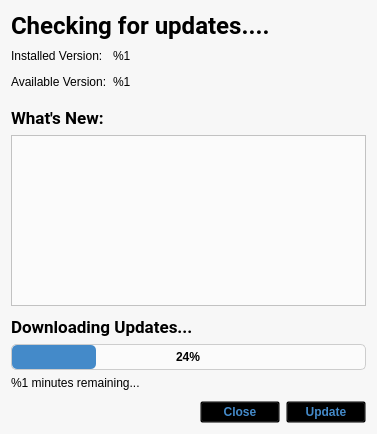
<?xml version="1.0" encoding="UTF-8"?>
<ui version="4.0">
 <class>UpdaterWindow</class>
 <widget class="QWidget" name="UpdaterWindow">
  <property name="geometry">
   <rect>
    <x>0</x>
    <y>0</y>
    <width>377</width>
    <height>434</height>
   </rect>
  </property>
  <property name="windowTitle">
   <string/>
  </property>
  <property name="styleSheet">
   <string notr="true">QWidget {
   font: 13pt &quot;Roboto&quot;;
   background-color: rgb(247, 247, 247);
}

QTextBrowser {
   color: rgb(117, 117, 117);
   border-color: rgb(205, 205, 205);
   background-color: rgb(251, 251, 251);
}

QProgressBar {
   height: 24px;
   font-weight: bold;
   border-radius: 5px;
   border: 1px solid rgb(205, 205, 205);
   background-color: rgb(251, 251, 251);
}

QProgressBar::chunk{
   border-radius: 5px;
   background-color: rgb(68, 138, 201);
}

QPushButton {
   font-weight: bold;
   border-width: 0px;
   color: rgb(68, 138, 201);
   background-color: transparent;
}

QPushButton:!enabled {
   color: rgb(117, 117, 117);
}

QPushButton:hover:!pressed {
   color: rgb(51, 110, 162);
}

QPushButton:pressed {
   color: rgb(39, 85, 125);
}</string>
  </property>
  <layout class="QVBoxLayout" name="verticalLayout">
   <item>
    <widget class="QWidget" name="headerWidget" native="true">
     <layout class="QHBoxLayout" name="horizontalLayout_2">
      <property name="spacing">
       <number>12</number>
      </property>
      <property name="leftMargin">
       <number>0</number>
      </property>
      <property name="topMargin">
       <number>0</number>
      </property>
      <property name="rightMargin">
       <number>0</number>
      </property>
      <property name="bottomMargin">
       <number>0</number>
      </property>
      <item>
       <widget class="QWidget" name="titleWidget" native="true">
        <layout class="QVBoxLayout" name="verticalLayout_4">
         <property name="leftMargin">
          <number>0</number>
         </property>
         <property name="topMargin">
          <number>0</number>
         </property>
         <property name="rightMargin">
          <number>0</number>
         </property>
         <property name="bottomMargin">
          <number>0</number>
         </property>
         <item>
          <widget class="QLabel" name="title">
           <property name="font">
            <font>
             <family>Roboto</family>
             <pointsize>18</pointsize>
             <weight>75</weight>
             <italic>false</italic>
             <bold>true</bold>
            </font>
           </property>
           <property name="styleSheet">
            <string notr="true">font-size: 18pt;
font-weight: bold;</string>
           </property>
           <property name="text">
            <string>Checking for updates....</string>
           </property>
          </widget>
         </item>
         <item>
          <widget class="QWidget" name="versionsWidget" native="true">
           <layout class="QGridLayout" name="gridLayout">
            <property name="leftMargin">
             <number>0</number>
            </property>
            <property name="topMargin">
             <number>0</number>
            </property>
            <property name="rightMargin">
             <number>0</number>
            </property>
            <property name="bottomMargin">
             <number>0</number>
            </property>
            <item row="0" column="1">
             <widget class="QLabel" name="installedVersion">
              <property name="text">
               <string>%1</string>
              </property>
             </widget>
            </item>
            <item row="0" column="0">
             <widget class="QLabel" name="installedVersion_Label">
              <property name="text">
               <string>Installed Version: </string>
              </property>
             </widget>
            </item>
            <item row="1" column="0">
             <widget class="QLabel" name="availableVersion_Label">
              <property name="text">
               <string>Available Version:</string>
              </property>
             </widget>
            </item>
            <item row="1" column="1">
             <widget class="QLabel" name="availableVersion">
              <property name="text">
               <string>%1</string>
              </property>
             </widget>
            </item>
            <item row="0" column="2">
             <spacer name="horizontalSpacer_2">
              <property name="orientation">
               <enum>Qt::Horizontal</enum>
              </property>
              <property name="sizeHint" stdset="0">
               <size>
                <width>40</width>
                <height>20</height>
               </size>
              </property>
             </spacer>
            </item>
            <item row="1" column="2">
             <spacer name="horizontalSpacer_3">
              <property name="orientation">
               <enum>Qt::Horizontal</enum>
              </property>
              <property name="sizeHint" stdset="0">
               <size>
                <width>40</width>
                <height>20</height>
               </size>
              </property>
             </spacer>
            </item>
           </layout>
          </widget>
         </item>
        </layout>
       </widget>
      </item>
     </layout>
    </widget>
   </item>
   <item>
    <spacer name="verticalSpacer_2">
     <property name="orientation">
      <enum>Qt::Vertical</enum>
     </property>
     <property name="sizeType">
      <enum>QSizePolicy::MinimumExpanding</enum>
     </property>
     <property name="sizeHint" stdset="0">
      <size>
       <width>20</width>
       <height>10</height>
      </size>
     </property>
    </spacer>
   </item>
   <item>
    <widget class="QWidget" name="changesWidget" native="true">
     <layout class="QVBoxLayout" name="verticalLayout_2">
      <property name="leftMargin">
       <number>0</number>
      </property>
      <property name="topMargin">
       <number>0</number>
      </property>
      <property name="rightMargin">
       <number>0</number>
      </property>
      <property name="bottomMargin">
       <number>0</number>
      </property>
      <item>
       <widget class="QLabel" name="changeslabel">
        <property name="font">
         <font>
          <family>Roboto</family>
          <pointsize>13</pointsize>
          <weight>75</weight>
          <italic>false</italic>
          <bold>true</bold>
         </font>
        </property>
        <property name="styleSheet">
         <string notr="true">font-weight: bold;</string>
        </property>
        <property name="text">
         <string>What's New:</string>
        </property>
       </widget>
      </item>
      <item>
       <widget class="QTextBrowser" name="changelog">
        <property name="minimumSize">
         <size>
          <width>0</width>
          <height>128</height>
         </size>
        </property>
        <property name="styleSheet">
         <string notr="true"/>
        </property>
       </widget>
      </item>
     </layout>
    </widget>
   </item>
   <item>
    <spacer name="verticalSpacer">
     <property name="orientation">
      <enum>Qt::Vertical</enum>
     </property>
     <property name="sizeType">
      <enum>QSizePolicy::MinimumExpanding</enum>
     </property>
     <property name="sizeHint" stdset="0">
      <size>
       <width>20</width>
       <height>5</height>
      </size>
     </property>
    </spacer>
   </item>
   <item>
    <widget class="QWidget" name="progressControls" native="true">
     <layout class="QVBoxLayout" name="verticalLayout_3">
      <property name="leftMargin">
       <number>0</number>
      </property>
      <property name="topMargin">
       <number>0</number>
      </property>
      <property name="rightMargin">
       <number>0</number>
      </property>
      <property name="bottomMargin">
       <number>0</number>
      </property>
      <item>
       <widget class="QLabel" name="downloadLabel">
        <property name="font">
         <font>
          <family>Roboto</family>
          <pointsize>13</pointsize>
          <weight>75</weight>
          <italic>false</italic>
          <bold>true</bold>
         </font>
        </property>
        <property name="styleSheet">
         <string notr="true">font-weight: bold;</string>
        </property>
        <property name="text">
         <string>Downloading Updates...</string>
        </property>
       </widget>
      </item>
      <item>
       <widget class="QProgressBar" name="progressBar">
        <property name="value">
         <number>24</number>
        </property>
        <property name="alignment">
         <set>Qt::AlignCenter</set>
        </property>
       </widget>
      </item>
      <item>
       <widget class="QLabel" name="timeLabel">
        <property name="text">
         <string>%1 minutes remaining...</string>
        </property>
       </widget>
      </item>
     </layout>
    </widget>
   </item>
   <item>
    <spacer name="verticalSpacer_3">
     <property name="orientation">
      <enum>Qt::Vertical</enum>
     </property>
     <property name="sizeType">
      <enum>QSizePolicy::MinimumExpanding</enum>
     </property>
     <property name="sizeHint" stdset="0">
      <size>
       <width>20</width>
       <height>5</height>
      </size>
     </property>
    </spacer>
   </item>
   <item>
    <widget class="QWidget" name="buttonsWidget" native="true">
     <layout class="QHBoxLayout" name="horizontalLayout">
      <property name="leftMargin">
       <number>0</number>
      </property>
      <property name="topMargin">
       <number>0</number>
      </property>
      <property name="rightMargin">
       <number>0</number>
      </property>
      <property name="bottomMargin">
       <number>0</number>
      </property>
      <item>
       <spacer name="horizontalSpacer">
        <property name="orientation">
         <enum>Qt::Horizontal</enum>
        </property>
        <property name="sizeHint" stdset="0">
         <size>
          <width>40</width>
          <height>20</height>
         </size>
        </property>
       </spacer>
      </item>
      <item>
       <widget class="QPushButton" name="closeButton">
        <property name="text">
         <string>Close</string>
        </property>
       </widget>
      </item>
      <item>
       <widget class="QPushButton" name="updateButton">
        <property name="text">
         <string>Update</string>
        </property>
       </widget>
      </item>
     </layout>
    </widget>
   </item>
  </layout>
 </widget>
 <resources/>
 <connections/>
</ui>
